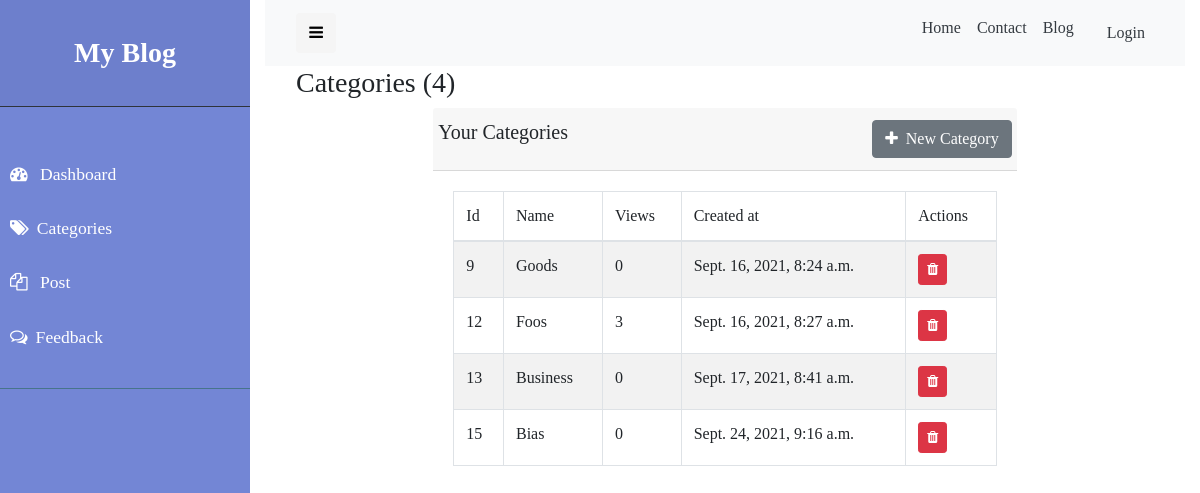
/staff/categories, run on an earlier commit of the app's database.
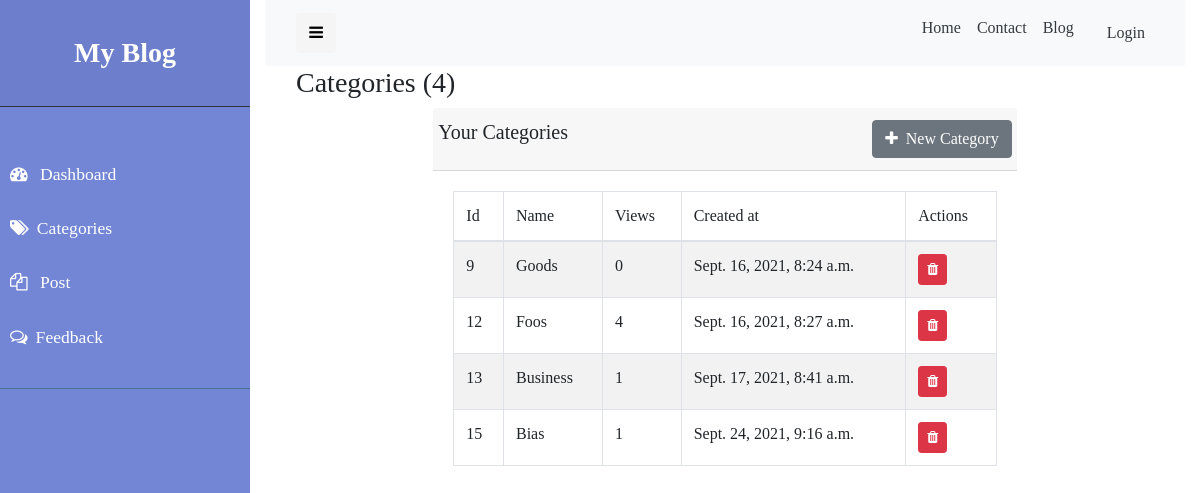
And on a later commit of the database.
### blog/models.py (models this page shows, shortened)
class Category(models.Model):
    name = models.CharField(max_length = 50)
    views = models.IntegerField(default = 0,blank=True)
    slug = models.TextField(null=True,blank=True)
    created_at = models.DateTimeField(auto_now_add=True)
    updated_at = models.DateTimeField(auto_now=True)
    class Meta:
        verbose_name_plural = 'Categories'

### blog/views.py (the view)
# urls.py: path('categories',views.showCategory,name='categories'),
def showCategory(request):
    context = {
        'category_list': Category.objects.all()
    }
    return render(request, 'blog/admin/categories.html', context)

### blog/templates/blog/admin/categories.html (shortened to what this page needs)
{% extends 'blog/admin/layouts/admin-base.html' %}
{% load static %}
{% block 'content' %}
<div class="container">
    <h3 class="mx-3"> Categories ({{category_list|length}}) </h3>
    <div class="row justify-content-center">
        <div class="col-lg-8">
            <div class="card-header">
                <div class="row ">
                    <h5>Your Categories</h5>
                    <a type="submit" href=" {% url 'add_category' %} " class="btn btn-secondary btn-md ml-auto"> <i class="fa fa-plus mr-2 " aria-hidden="true"></i>New Category</a>
                </div>
            </div>
            <div class="card-body">
                <table class="table table-striped table-bordered">
                    <thead>
                        <tr>
                            <td>Id</td>
                            <td>Name</td>
                            <td>Views</td>
                            <td>Created at</td>
                            <td>Actions</td>
                        </tr>
                    </thead>
                    <tbody>
                        {% for category in category_list %}
                        <tr>
                            <td>{{category.id}}</td>
                            <td>{{category.name}}</td>
                            <td>{{category.views}}</td>
                            <td>{{category.created_at}}</td>
                            <td>
                                <a href=" {% url 'delete_category' category.id %} " class="btn btn-danger btn-sm">
                                    <i class="fa fa-trash"></i>
                                </a>
                            </td>
                        </tr>
                        {% endfor %}
                    </tbody>
                </table>
            </div>
        </div>
    </div>
</div>
{% endblock %}

What changed in the data, as far as the page shows it:
changed Category "Foos": views "3" → "4"
changed Category "Business": views "0" → "1"
changed Category "Bias": views "0" → "1"
